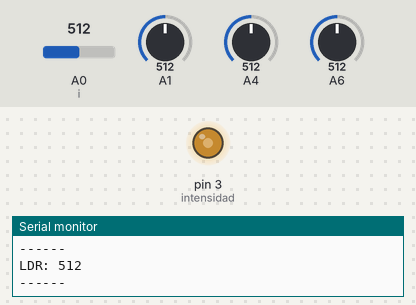
The sketch below on a simulated Arduino Uno, built with avr-gcc and run on an emulated ATmega328P. On the bench: output pins drawn as LEDs (lit = HIGH), the last lines printed to the serial monitor. The inputs (shaded band) are chosen by the test bench; at power-on: A0 (i) = 512, A4 = 512, A1 = 512, A6 = 512.

Above: at 1.8 s.
1.9 s: A0 (i) set to 524
At 2.8 s:
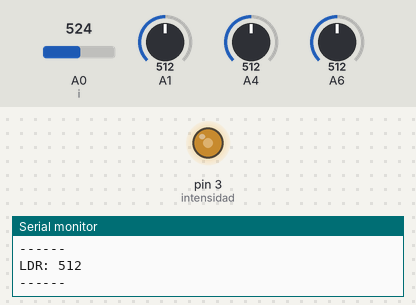
5.0 s: A0 (i) set to 900
At 7.0 s:
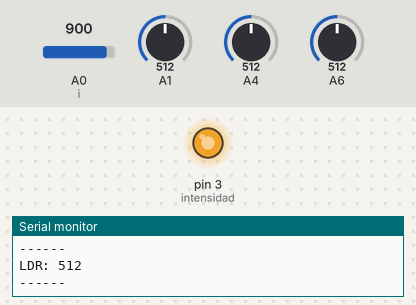
8.1 s: A0 (i) set to 122
11.2 s: A4 set to 122
At 11.8 s:
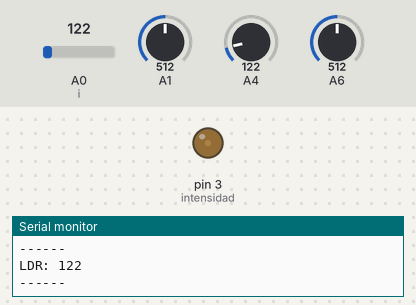
12.7 s: A4 set to 511
At 13.9 s:
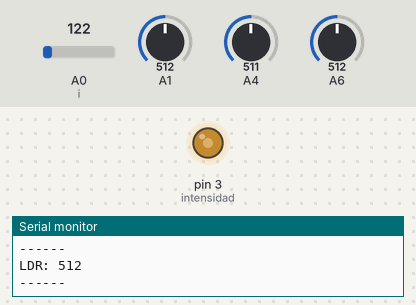
15.8 s: A4 set to 900
Timing chart, 0 to 19.9 s (numbered marks = the images above; inputs shaded):
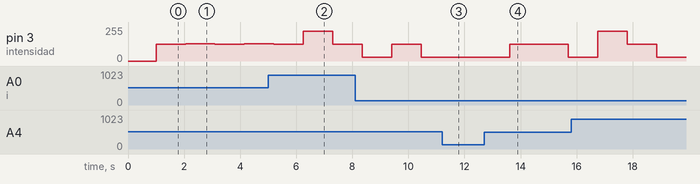

Measured:
- after the input at 1.9 s, pin 3 (intensidad): 127/255 → 130/255 after 0.15 s, → 127/255 1.1 s later, → 130/255 1.1 s later
- after the input at 11.2 s, pin 3 (intensidad): stays 30/255 (without the input it goes to 127/255 after 0.31 s)
- after the input at 12.7 s, pin 3 (intensidad): 30/255 → 127/255 after 0.91 s, → 30/255 2.1 s later

The sketch:

sketch_jan30e.ino
```cpp
int intensidad = 3;
//int redPin = 11;
//int greenPin = 10;
//int bluePin = 9;
int i = A0;
int m = 0;
void setup()
{
  Serial.begin(9600);
//  pinMode(redPin, OUTPUT);
//  pinMode(greenPin, OUTPUT);
//  pinMode(bluePin, OUTPUT);
  pinMode(intensidad, OUTPUT);
}

void loop()
{
  Serial.print("LDR: ");
  Serial.println(analogRead(i));
  Serial.println("------");
  delay(1000);
 // int i = (i / 4);
  i = analogRead(i);
  m = map(i, 0, 1023, 0, 255);
  analogWrite(intensidad, m);
//  digitalWrite(redPin, LOW);
//  analogWrite(greenPin, 255);
 // analogWrite(bluePin, 255);
  delay(50);
}
```
